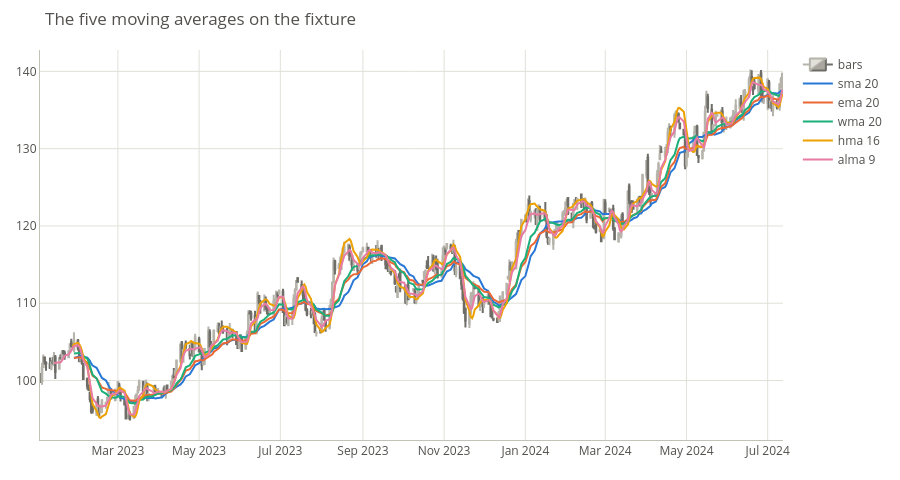

This figure's notebook cell:
### Code cell
fig = go.Figure()
fig.add_trace(go.Candlestick(x=BARS.index, open=OPEN, high=HIGH, low=LOW, close=CLOSE,
                             name='bars', **CANDLES))
AVERAGES = {'sma 20': ta_tools.sma(CLOSE, 20), 'ema 20': ta_tools.ema(CLOSE, 20),
            'wma 20': ta_tools.wma(CLOSE, 20), 'hma 16': ta_tools.hma(CLOSE, 16),
            'alma 9': ta_tools.alma(CLOSE, 9)}
for colour, (label, series) in zip(SERIES, AVERAGES.items()):
    fig.add_trace(go.Scatter(x=series.index, y=series, mode='lines', name=label,
                             line=dict(color=colour, width=2)))
style(fig, 'The five moving averages on the fixture')
fig.show()

### Figure 1 — Plotly figure (JSON) as saved in the notebook; plotly's stock layout.template omitted (floating-point values rounded to 4 significant figures; data arrays with more than 128 entries replaced by an {"elided": "..."} marker saying what was removed)
{"data": [{"close": {"elided": "400 float values"}, "decreasing": {"fillcolor": "#a9a79f", "line": {"color": "#6f6d68"}}, "high": {"elided": "400 float values"}, "increasing": {"fillcolor": "#e1e0d9", "line": {"color": "#b5b3aa"}}, "low": {"elided": "400 float values"}, "name": "bars", "open": {"elided": "400 float values"}, "type": "candlestick", "x": {"elided": "400 str values"}}, {"line": {"color": "#2a78d6", "width": 2}, "mode": "lines", "name": "sma 20", "type": "scatter", "x": {"elided": "400 str values"}, "y": {"elided": "400 float values"}}, {"line": {"color": "#eb6834", "width": 2}, "mode": "lines", "name": "ema 20", "type": "scatter", "x": {"elided": "400 str values"}, "y": {"elided": "400 float values"}}, {"line": {"color": "#1baf7a", "width": 2}, "mode": "lines", "name": "wma 20", "type": "scatter", "x": {"elided": "400 str values"}, "y": {"elided": "400 float values"}}, {"line": {"color": "#eda100", "width": 2}, "mode": "lines", "name": "hma 16", "type": "scatter", "x": {"elided": "400 str values"}, "y": {"elided": "400 float values"}}, {"line": {"color": "#e87ba4", "width": 2}, "mode": "lines", "name": "alma 9", "type": "scatter", "x": {"elided": "400 str values"}, "y": {"elided": "400 float values"}}], "layout": {"font": {"color": "#52514e"}, "height": 480, "hovermode": "x unified", "legend": {"traceorder": "normal"}, "margin": {"b": 40, "l": 40, "r": 20, "t": 50}, "paper_bgcolor": "white", "plot_bgcolor": "white", "title": {"text": "The five moving averages on the fixture"}, "xaxis": {"gridcolor": "#e1e0d9", "linecolor": "#c3c2b7", "rangeslider": {"visible": false}}, "yaxis": {"gridcolor": "#e1e0d9", "linecolor": "#c3c2b7"}}}
